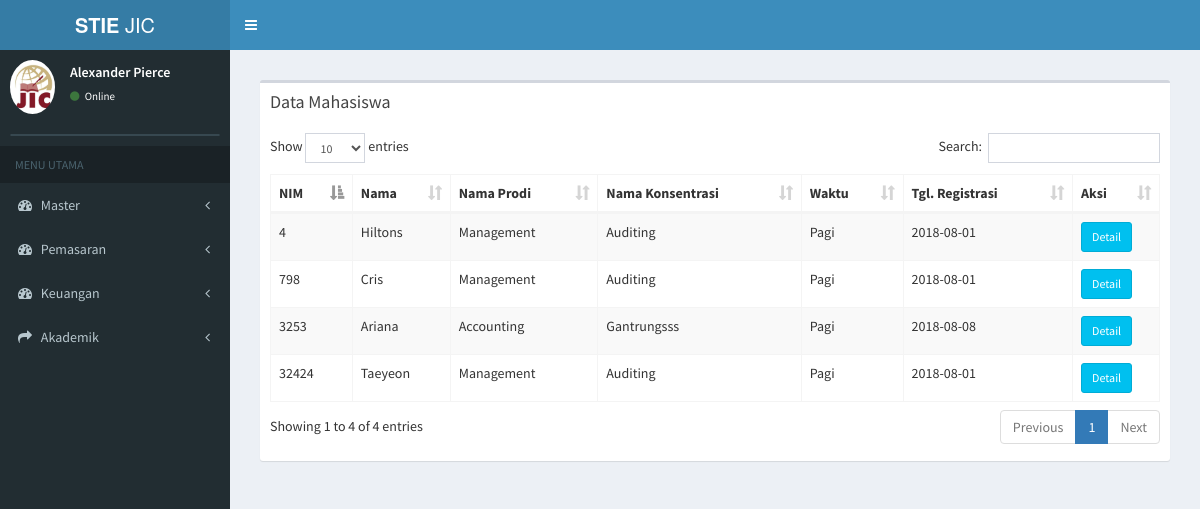
/index.php/mahasiswa, run on an earlier commit of the app's database.
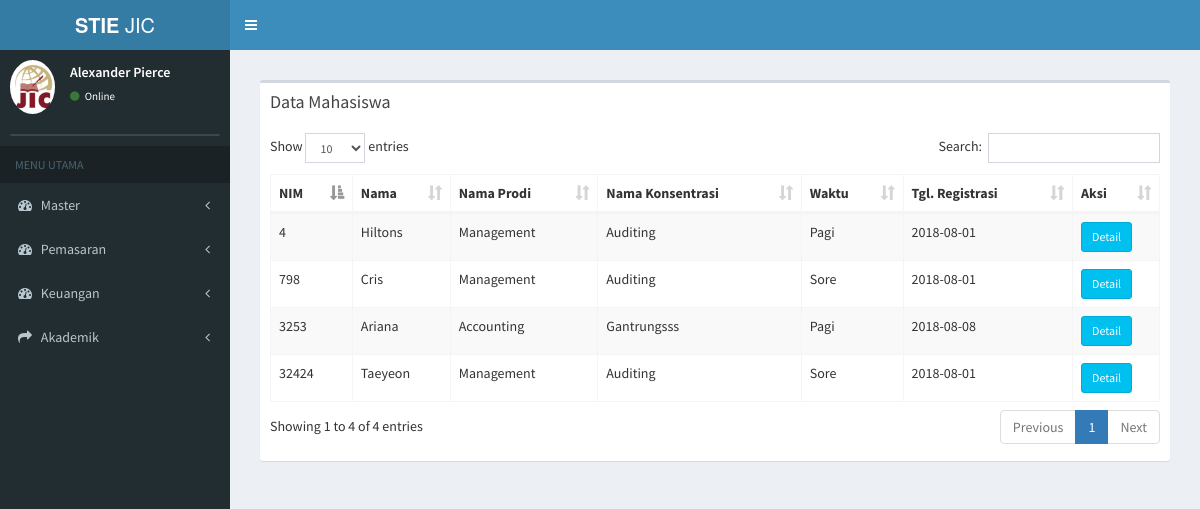
And on a later commit of the database.
### tables this page shows
CREATE TABLE `tb_mahasiswa` (
  `id_mahasiswa` varchar(7) NOT NULL,
  `nama_mahasiswa` varchar(100) NOT NULL,
  `nim` varchar(15) NOT NULL,
  `status_mahasiswa` varchar(20) NOT NULL,
  `id_prodi` varchar(7) NOT NULL,
  `id_konsentrasi` varchar(7) NOT NULL,
  `id_angkatan` varchar(7) NOT NULL,
  `id_hasil_tes` varchar(20) NOT NULL,
  `id_sekolah` varchar(10) NOT NULL,
  `id_waktu` int(11) NOT NULL,
  `id_grade` varchar(12) NOT NULL
);

CREATE TABLE `tb_prodi` (
  `id_prodi` varchar(6) NOT NULL,
  `nama_prodi` varchar(20) NOT NULL,
  `ketua_prodi` varchar(50) NOT NULL
);

CREATE TABLE `tb_konsentrasi` (
  `id_konsentrasi` varchar(6) NOT NULL,
  `nama_konsentrasi` varchar(20) NOT NULL,
  `id_prodi` varchar(6) NOT NULL
);

CREATE TABLE `tb_waktu` (
  `id_waktu` int(11) NOT NULL,
  `waktu` varchar(10) NOT NULL
);

CREATE TABLE `tb_tgl_du` (
  `id_mahasiswa` varchar(11) NOT NULL,
  `tgl_du` date NOT NULL
);

### application/controllers/mahasiswa.php (called while the page is built, shortened)
<?php
class Mahasiswa extends CI_Controller {
	public function __construct()
	{
		$this->load->model('mahasiswa_model');
		$this->load->model('daftar_ulang_model');
		$this->load->model('konsentrasi_model');
	}
	public function index()
	{
			$data['mahasiswa'] = $this->mahasiswa_model->data_mahasiswa();
			$data['main_view'] = 'Mahasiswa/data_mahasiswa_view';
			$this->load->view('template', $data);
	}
}

### index.php (called while the page is built, shortened)
<?php
require_once BASEPATH.'core/CodeIgniter.php';

### application/models/mahasiswa_model.php (called while the page is built, shortened)
<?php
class Mahasiswa_model extends CI_Model {
	public function data_mahasiswa(){
		return $this->db->join('tb_prodi','tb_prodi.id_prodi=tb_mahasiswa.id_prodi')
              ->join('tb_sekolah','tb_sekolah.id_sekolah=tb_mahasiswa.id_sekolah')
              ->join('tb_konsentrasi','tb_konsentrasi.id_konsentrasi=tb_mahasiswa.id_konsentrasi')
              ->join('tb_alamat','tb_alamat.id_mahasiswa=tb_mahasiswa.id_mahasiswa')
              ->join('tb_bio','tb_bio.id_mahasiswa=tb_mahasiswa.id_mahasiswa')
              ->join('tb_kontak','tb_kontak.id_mahasiswa=tb_mahasiswa.id_mahasiswa')
              ->join('tb_waktu','tb_waktu.id_waktu=tb_mahasiswa.id_waktu')
              ->join('tb_tgl_du','tb_tgl_du.id_mahasiswa=tb_mahasiswa.id_mahasiswa')
              ->where('status_mahasiswa', 'Aktif')
              ->get('tb_mahasiswa')
              ->result();
	}
}

### application/views/Mahasiswa/data_mahasiswa_view.php (the view, shortened to what this page needs)
<section class="content">
      <div class="row">
        <div class="col-xs-12">
          <div class="box">
            <div class="box-header">
              <h3 class="box-title">Data Mahasiswa</h3>
            </div>
            <div class="box-body">
              <table id="example1" class="table table-bordered table-striped">
                <thead>
                <tr>
                  <th>NIM</th>
                  <th>Nama</th>
                  <th>Nama Prodi</th>
                  <th>Nama Konsentrasi</th>
                  <th>Waktu</th>
                  <th>Tgl. Registrasi</th>
                  <th>Aksi</th>
                </tr>
                </thead>
                <tbody>
                <?php
                foreach ($mahasiswa as $data) {
                  echo '
                <tr>
                  <td>'.$data->nim.'</td>
                  <td>'.$data->nama_mahasiswa.'
                  </td>
                  <td>'.$data->nama_prodi.'</td>
                  <td>'.$data->nama_konsentrasi.'</td>
                  <td>'.$data->waktu.'</td>
                  <td>'.$data->tgl_du.'</td>
                  <td>
                       <a href="'.base_url('mahasiswa/detail_mahasiswa/'.$data->id_mahasiswa).'" class="btn btn-info btn-sm">Detail</a>
                  </td>
                </tr>
                ';
              }
              ?>
                </tbody>
              </table>
            </div>
          </div>
        </div>
      </div>
    </section>

### application/views/template.php (shortened to what this page needs)
<!DOCTYPE html>
<html>
<head>
  <link rel="stylesheet" href="<?php echo base_url(); ?>assets/css/bootstrap.min.css">
  <link rel="stylesheet" href="https://cdnjs.cloudflare.com/ajax/libs/font-awesome/4.5.0/css/font-awesome.min.css">
  <link rel="stylesheet" href="https://cdnjs.cloudflare.com/ajax/libs/ionicons/2.0.1/css/ionicons.min.css">
  <link rel="stylesheet" href="<?php echo base_url(); ?>assets/dist/css/AdminLTE.min.css">
  <link rel="stylesheet" href="<?php echo base_url(); ?>assets/dist/css/skins/_all-skins.min.css">
  <link rel="stylesheet" href="<?php echo base_url(); ?>assets/plugins/select2/select2.min.css">
  <link rel="stylesheet" href="<?php echo base_url(); ?>assets/css/styleku.css">
  <link rel="stylesheet" href="<?php echo base_url(); ?>assets/plugins/datatables/dataTables.bootstrap.css">
</head>
<body class="hold-transition skin-blue sidebar-mini">
<div class="wrapper">
  <header class="main-header">
    <a href="../../index2.html" class="logo">
      <span class="logo-lg"><b>STIE </b>JIC</span>
    </a>
    <nav class="navbar navbar-static-top">
      <a href="#" class="sidebar-toggle" data-toggle="offcanvas" role="button">
      </a>
    </nav>
  </header>
  <aside class="main-sidebar">
    <section class="sidebar">
      <div class="user-panel">
        <div class="pull-left image">
          <img src="<?php echo base_url(); ?>/assets/img/jic.png" class="img-circle" alt="User Image">
        </div>
        <div class="pull-left info">
          <p>Alexander Pierce</p>
          <a href="#"><i class="fa fa-circle text-success"></i> Online</a>
        </div>
      </div>
      <form action="#" method="get" class="sidebar-form">
      </form>
      <ul class="sidebar-menu">
        <li class="header">MENU UTAMA</li>
        <li class="treeview">
          <a href="#">
            <i class="fa fa-dashboard"></i> <span>Master</span>
            <span class="pull-right-container">
              <i class="fa fa-angle-left pull-right"></i>
            </span>
          </a>
        </li>
        <li class="treeview">
          <a href="#">
            <i class="fa fa-dashboard"></i> <span> Pemasaran </span>
            <span class="pull-right-container">
              <i class="fa fa-angle-left pull-right"></i>
            </span>
          </a>
        </li>
        <li class="treeview">
          <a href="#">
            <i class="fa fa-dashboard"></i> <span> Keuangan </span>
            <span class="pull-right-container">
              <i class="fa fa-angle-left pull-right"></i>
            </span>
          </a>
        </li>
         <li class="treeview">
          <a href="#">
            <i class="fa fa-share"></i> <span>Akademik</span>
            <span class="pull-right-container">
              <i class="fa fa-angle-left pull-right"></i>
            </span>
          </a>
        </li>
      </ul>
    </section>
  </aside>
  <div class="content-wrapper">
    <section class="content">
      <?php $this->load->view($main_view); ?>
    </section>
  </div>
    </div>
</body>
</html>

### application/views/template.php (style rules this page uses)
a { position: relative; display: inline-block; }

What changed in the data, as far as the page shows it:
changed tb_mahasiswa "Taeyeon": id_waktu.waktu "Pagi" → "Sore"
changed tb_mahasiswa "Cris": id_waktu.waktu "Pagi" → "Sore"
